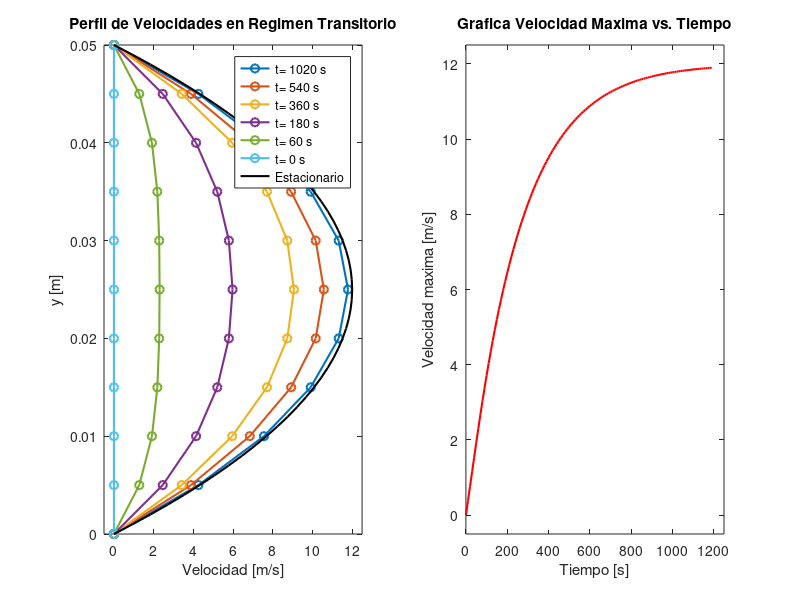

The MATLAB script that drew this image:
clc;clear all;close all;
tStart = tic; % timer de multivariables

%Cantidad de nodos
cant = 11;

%Cantidad de Iteraciones (contando la inicial)
f = 120;

%Inicio y final del Perfil 
yi = 0; % [m]
yf = 0.05;% [m]

%Espacio entre nodo y nodo
deltay = (yf-yi)/(cant-1); % [m]

%Tiempo entre cada iteracion
deltat = 10; % [s]

%Constantes del problema
deltap = 115.43; % [Pa]
rho = 1000; % [kg/m^3]
L = 3; % [m]
mu = 1.002e-3; % [Pa.s]


%Armado de la matriz A de iteracion y el vector B

A = zeros(cant,cant);
A(1,1) = 1;
A(cant,cant) = 1;
B = zeros(cant,1);
B(1) = 0;
B(cant) = 0;

for i = 2:(cant-1)
   A(i,i) = 1-2*mu*deltat/(rho*deltay^2);
   A(i,i+1) = mu*deltat/(rho*deltay^2);
   A(i,i-1) = mu*deltat/(rho*deltay^2);
   B(i) = deltat*deltap/(rho*L);
end



%Armado de matriz V donde se guarda el resultado de cada iteracion
Vt = zeros(cant,1);
V = zeros(cant,f);

for i=2:f
    Vt = A*Vt + B;
    V(:,i)=Vt;
end

%Subgrafica de los Perfiles de velocidades

subplot(1,2,1);

y=linspace(yi,yf,cant);
plot(V(:,103),y,'o-','LineWidth',1.5);
hold on; 
plot(V(:,55),y,'o-','LineWidth',1.5);
hold on; 
plot(V(:,37),y,'o-','LineWidth',1.5);
hold on; 
plot(V(:,19),y,'o-','LineWidth',1.5);
hold on; 
plot(V(:,7),y,'o-','LineWidth',1.5);
hold on; 
plot(V(:,1),y,'o-','LineWidth',1.5);
hold on; 

yy = 0:0.001:0.05;
f_an =  -19200.*yy.^2 + 960.*yy;
hold on;
plot(f_an,yy,'k','LineWidth',1.5);
title('Perfil de Velocidades en Regimen Transitorio');
ylabel('y [m]');
xlabel('Velocidad [m/s]');
xlim([-0.5 12.5]);
ylim([0 0.05]);
legend('t= 1020 s', 't= 540 s','t= 360 s','t= 180 s','t= 60 s','t= 0 s','Estacionario');

%Las Leyendas y graficas son para un f=120 y deltat=10


%Subgrafica de Velocidad maxima vs Tiempo

subplot(1,2,2);

tt=0:10:10*(f-1);
plot(tt,V(ceil(cant/2),:)', 'r','LineWidth',1.5);
ylim([-0.5 12.5]);
xlim([0 1250]);
xlabel('Tiempo [s]');
ylabel('Velocidad maxima [m/s]');
title('Grafica Velocidad Maxima vs. Tiempo' );


%Velocidad Maxima obtenida
vmax = max(Vt) ;


ee = linspace(yi,yf,cant);
ee_an = -19200.*ee.^2 + 960.*ee;

%Error en norma 1 del ultimo vector iterado y el estacionario
error = norm(Vt-ee_an',1);

time = toc(tStart);


fprintf('Se obtuvo una velocidad maxima de %2.2f metros sobre segundo.\n',vmax);
fprintf('El error normado del ultimo vector iterado respecto al estacionario es de %2.2f metros sobre segundo. \n',error);
fprintf('*-----------------------------------------------*\n')
fprintf('\nFIN! - OK - time = %d[s].\n',time)

